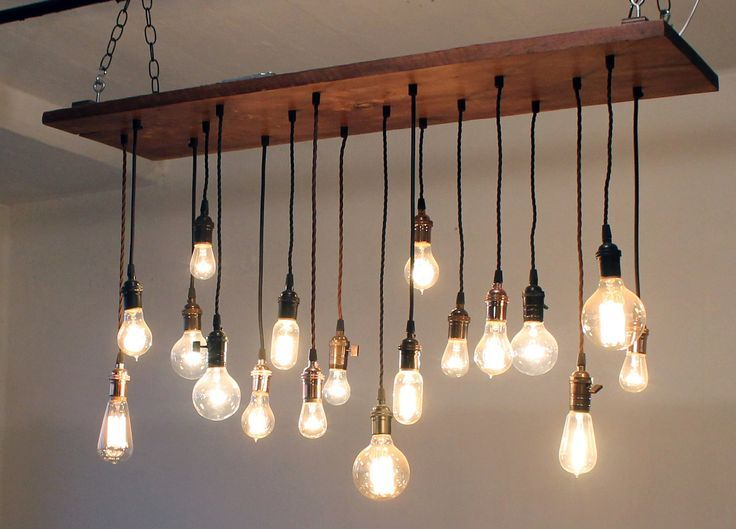
#> input picture vezbe/v1-cv-basics/images/bulbs.jpg, 736 x 529 px, found by its file name
$ jupyter execute bulbs.ipynb   (shell and % lines are left out)   (Python 2 division)   (older library calls are emulated)
#> lines starting #> are read from the running program, lines starting #| are printed output that depends on the picture; after the words box and inside, x2 and y2 are one past the last pixel; in counts of white or black regions, pixels touching at a corner belong together
# Autor: Filip Savić

[cell 1]
import matplotlib.pyplot as plt
# iscrtavanje slika i plotova unutar samog browsera

import matplotlib.pylab as pylab
pylab.rcParams['figure.figsize'] = 16,12

import numpy as np
import cv2 # OpenCV biblioteka

img = cv2.imread('../slike/bulbs.jpg')  # ucitavanje slike sa diska
#> img is the input picture: shape (529, 736, 3); mean B, G, R 103.3, 117.8, 137.8
img = cv2.cvtColor(img, cv2.COLOR_BGR2RGB) # konvertovanje iz BGR u RGB model boja (OpenCV ucita sliku kao BGR)
img = img[200:,50:670] # isijecemo plafon
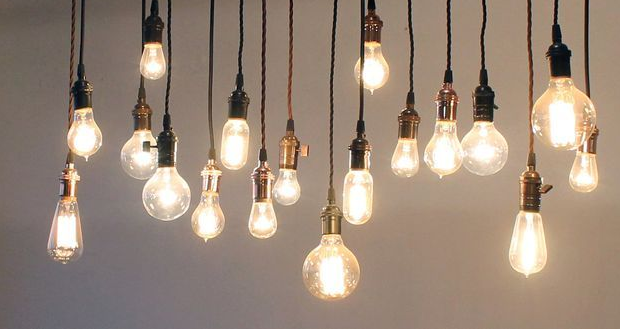
#> img: shape (329, 620, 3); mean R, G, B 154.9, 136.7, 121.7

img_gray = cv2.cvtColor(img, cv2.COLOR_RGB2GRAY)
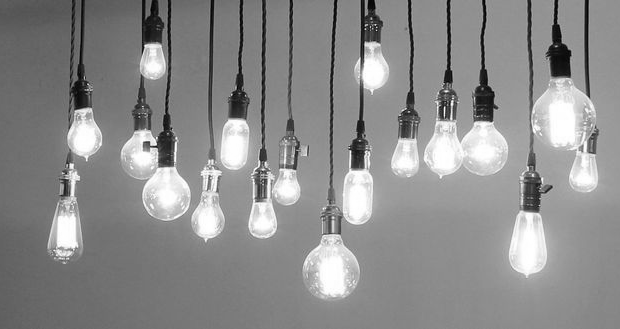
#> img_gray: shape (329, 620); min 0, max 255, mean 140.4

#                       (slika koja se binarizuje, prag, u koju boju ga boji, tip prag-a <binarizacija> )
ret, img_bin = cv2.threshold(img_gray, 180, 255, cv2.THRESH_BINARY) # ret je vrednost praga, image_bin je binarna slika
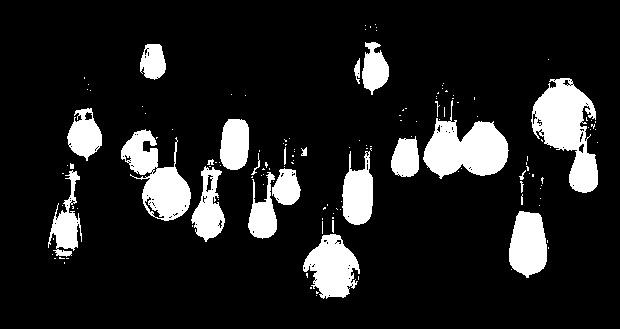
#> img_bin: shape (329, 620); 13.1% white; 144 white regions (119 under 20 px), largest, box (x1, y1, x2, y2) and area: (531, 78, 598, 193) 4070, (423, 100, 509, 179) 3618, (121, 129, 191, 221) 3086

kernel = cv2.getStructuringElement(cv2.MORPH_RECT, (2, 7))
img_ero = cv2.erode(img_bin, kernel, iterations=4)
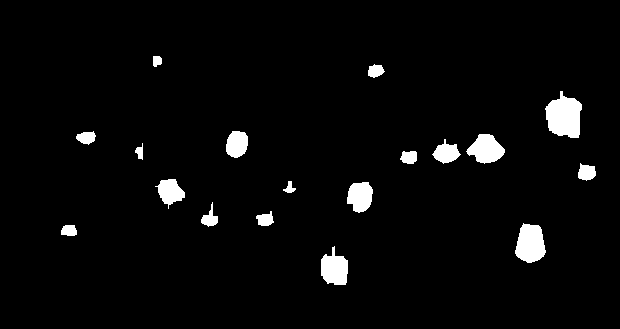
#> img_ero: shape (329, 620); 3.5% white; 18 white regions, largest, box (x1, y1, x2, y2) and area: (545, 91, 582, 138) 1221, (515, 223, 546, 263) 920, (466, 134, 505, 164) 751
kernel = cv2.getStructuringElement(cv2.MORPH_CROSS, (1, 7))
img_ero = cv2.dilate(img_ero, kernel, iterations=3)
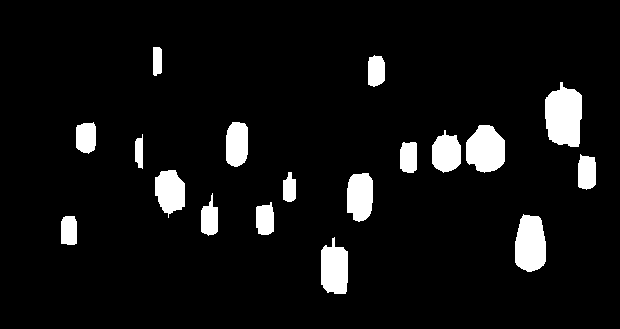
#> img_ero: shape (329, 620); 7% white; 18 white regions

# konture
img_with_conts, contours, hierarchy = cv2.findContours(img_ero, cv2.RETR_LIST, cv2.CHAIN_APPROX_SIMPLE)
#> contours = 18 contours; largest, box (x1, y1, x2, y2) and area: (545, 82, 582, 147) 1800, (515, 214, 546, 272) 1406, (466, 125, 505, 173) 1388, (321, 237, 348, 294) 1147, (347, 173, 373, 222) 1020
cv2.drawContours(img, contours, -1, (255, 0, 0), 1)
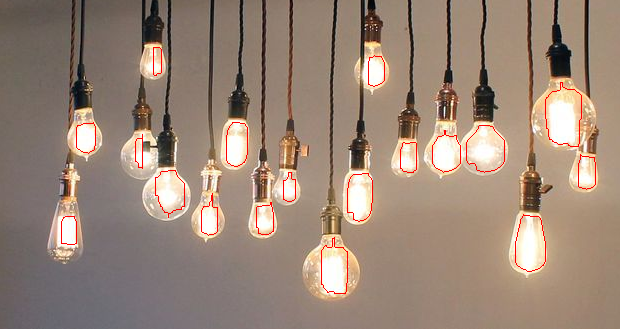
#> img: shape (329, 620, 3); 0.92% of pixels changed, all inside (x1, y1, x2, y2) = (61, 47, 596, 294)
plt.imshow(img, 'gray')

[cell 2]
print 'Na slici ima %d sijalica.' % len(contours)
#| Na slici ima 18 sijalica.
